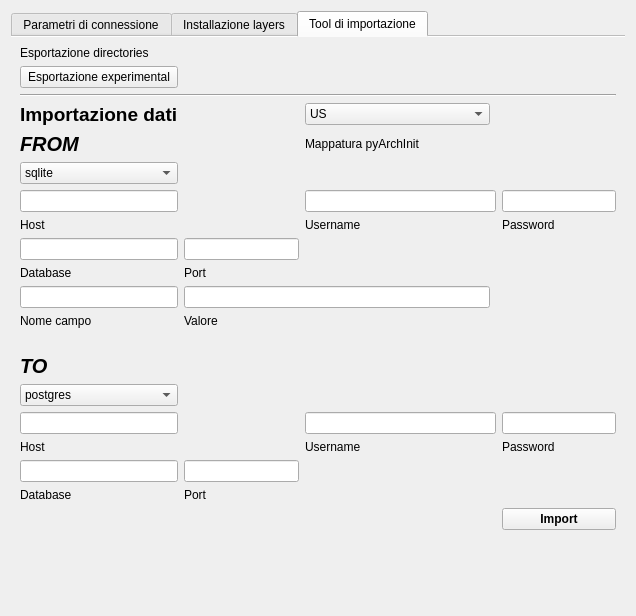
<?xml version="1.0" encoding="UTF-8"?>
<ui version="4.0">
 <class>Dialog_Config</class>
 <widget class="QDialog" name="Dialog_Config">
  <property name="windowModality">
   <enum>Qt::ApplicationModal</enum>
  </property>
  <property name="enabled">
   <bool>true</bool>
  </property>
  <property name="geometry">
   <rect>
    <x>0</x>
    <y>0</y>
    <width>636</width>
    <height>616</height>
   </rect>
  </property>
  <property name="minimumSize">
   <size>
    <width>450</width>
    <height>279</height>
   </size>
  </property>
  <property name="maximumSize">
   <size>
    <width>1000</width>
    <height>1000</height>
   </size>
  </property>
  <property name="cursor">
   <cursorShape>PointingHandCursor</cursorShape>
  </property>
  <property name="mouseTracking">
   <bool>false</bool>
  </property>
  <property name="acceptDrops">
   <bool>false</bool>
  </property>
  <property name="windowTitle">
   <string>Impostazioni del sistema</string>
  </property>
  <property name="windowIcon">
   <iconset resource="resources.qrc">
    <normaloff>:/images/iconConn.png</normaloff>:/images/iconConn.png</iconset>
  </property>
  <property name="autoFillBackground">
   <bool>true</bool>
  </property>
  <property name="sizeGripEnabled">
   <bool>false</bool>
  </property>
  <property name="modal">
   <bool>true</bool>
  </property>
  <layout class="QGridLayout" name="gridLayout_2">
   <item row="0" column="0">
    <widget class="QTabWidget" name="tabWidget">
     <property name="sizePolicy">
      <sizepolicy hsizetype="Expanding" vsizetype="Expanding">
       <horstretch>200</horstretch>
       <verstretch>200</verstretch>
      </sizepolicy>
     </property>
     <property name="inputMethodHints">
      <set>Qt::ImhNone</set>
     </property>
     <property name="tabPosition">
      <enum>QTabWidget::North</enum>
     </property>
     <property name="tabShape">
      <enum>QTabWidget::Rounded</enum>
     </property>
     <property name="currentIndex">
      <number>2</number>
     </property>
     <property name="elideMode">
      <enum>Qt::ElideMiddle</enum>
     </property>
     <property name="documentMode">
      <bool>true</bool>
     </property>
     <property name="tabsClosable">
      <bool>false</bool>
     </property>
     <property name="movable">
      <bool>true</bool>
     </property>
     <property name="resize" stdset="0">
      <string/>
     </property>
     <widget class="QWidget" name="tab">
      <property name="sizePolicy">
       <sizepolicy hsizetype="Preferred" vsizetype="Preferred">
        <horstretch>0</horstretch>
        <verstretch>0</verstretch>
       </sizepolicy>
      </property>
      <attribute name="title">
       <string>Parametri di connessione</string>
      </attribute>
      <layout class="QGridLayout" name="gridLayout">
       <item row="1" column="0">
        <widget class="QLabel" name="label">
         <property name="text">
          <string>Database</string>
         </property>
        </widget>
       </item>
       <item row="1" column="1">
        <widget class="QComboBox" name="comboBox_Database">
         <property name="enabled">
          <bool>true</bool>
         </property>
         <property name="mouseTracking">
          <bool>false</bool>
         </property>
         <property name="contextMenuPolicy">
          <enum>Qt::DefaultContextMenu</enum>
         </property>
         <property name="acceptDrops">
          <bool>false</bool>
         </property>
         <property name="editable">
          <bool>true</bool>
         </property>
         <property name="duplicatesEnabled">
          <bool>false</bool>
         </property>
         <property name="frame">
          <bool>true</bool>
         </property>
         <item>
          <property name="text">
           <string>postgres</string>
          </property>
         </item>
         <item>
          <property name="text">
           <string>sqlite</string>
          </property>
         </item>
        </widget>
       </item>
       <item row="2" column="0">
        <widget class="QLabel" name="label_2">
         <property name="text">
          <string>Host</string>
         </property>
        </widget>
       </item>
       <item row="2" column="1" colspan="2">
        <widget class="QLineEdit" name="lineEdit_Host">
         <property name="text">
          <string>''</string>
         </property>
        </widget>
       </item>
       <item row="3" column="0">
        <widget class="QLabel" name="label_7">
         <property name="text">
          <string>Port</string>
         </property>
        </widget>
       </item>
       <item row="3" column="1" colspan="2">
        <widget class="QLineEdit" name="lineEdit_Port">
         <property name="text">
          <string>''</string>
         </property>
        </widget>
       </item>
       <item row="4" column="0">
        <widget class="QLabel" name="label_3">
         <property name="text">
          <string>DBname</string>
         </property>
        </widget>
       </item>
       <item row="4" column="1" colspan="2">
        <widget class="QLineEdit" name="lineEdit_DBname">
         <property name="text">
          <string>''</string>
         </property>
        </widget>
       </item>
       <item row="5" column="0">
        <widget class="QLabel" name="label_4">
         <property name="text">
          <string>User</string>
         </property>
        </widget>
       </item>
       <item row="5" column="1" colspan="2">
        <widget class="QLineEdit" name="lineEdit_User">
         <property name="text">
          <string>''</string>
         </property>
        </widget>
       </item>
       <item row="6" column="0">
        <widget class="QLabel" name="label_5">
         <property name="text">
          <string>Password</string>
         </property>
        </widget>
       </item>
       <item row="6" column="1" colspan="2">
        <widget class="QLineEdit" name="lineEdit_Password">
         <property name="inputMask">
          <string notr="true"/>
         </property>
         <property name="text">
          <string notr="true">''</string>
         </property>
         <property name="echoMode">
          <enum>QLineEdit::Password</enum>
         </property>
        </widget>
       </item>
       <item row="11" column="1" colspan="2">
        <widget class="QPushButton" name="pushButton_save">
         <property name="focusPolicy">
          <enum>Qt::NoFocus</enum>
         </property>
         <property name="text">
          <string>Salva i parametri</string>
         </property>
         <property name="checkable">
          <bool>false</bool>
         </property>
         <property name="autoDefault">
          <bool>true</bool>
         </property>
        </widget>
       </item>
       <item row="9" column="1" colspan="2">
        <widget class="QLineEdit" name="lineEdit_Logo_path">
         <property name="text">
          <string>''</string>
         </property>
        </widget>
       </item>
       <item row="9" column="0">
        <widget class="QLabel" name="label_16">
         <property name="text">
          <string>Logo path</string>
         </property>
        </widget>
       </item>
       <item row="7" column="1">
        <widget class="QLineEdit" name="lineEdit_Thumb_path">
         <property name="text">
          <string>''</string>
         </property>
        </widget>
       </item>
       <item row="7" column="0">
        <widget class="QLabel" name="label_10">
         <property name="text">
          <string>Thumbnail path</string>
         </property>
        </widget>
       </item>
       <item row="0" column="1">
        <widget class="QComboBox" name="comboBox_experimental">
         <property name="enabled">
          <bool>true</bool>
         </property>
         <property name="maximumSize">
          <size>
           <width>60</width>
           <height>16777215</height>
          </size>
         </property>
         <property name="mouseTracking">
          <bool>false</bool>
         </property>
         <property name="contextMenuPolicy">
          <enum>Qt::DefaultContextMenu</enum>
         </property>
         <property name="acceptDrops">
          <bool>false</bool>
         </property>
         <property name="editable">
          <bool>true</bool>
         </property>
         <property name="duplicatesEnabled">
          <bool>false</bool>
         </property>
         <property name="frame">
          <bool>true</bool>
         </property>
         <item>
          <property name="text">
           <string>Si</string>
          </property>
         </item>
         <item>
          <property name="text">
           <string>No</string>
          </property>
         </item>
        </widget>
       </item>
       <item row="0" column="0">
        <widget class="QLabel" name="label_26">
         <property name="text">
          <string>Experimental</string>
         </property>
        </widget>
       </item>
      </layout>
     </widget>
     <widget class="QWidget" name="tab_2">
      <attribute name="title">
       <string>Installazione layers</string>
      </attribute>
      <layout class="QGridLayout" name="gridLayout_3">
       <item row="0" column="0">
        <widget class="QLabel" name="label_6">
         <property name="text">
          <string>Installa il database</string>
         </property>
        </widget>
       </item>
       <item row="1" column="0">
        <widget class="QLineEdit" name="lineEdit_dbname">
         <property name="inputMethodHints">
          <set>Qt::ImhNone</set>
         </property>
         <property name="text">
          <string>pyarchinit</string>
         </property>
         <property name="dragEnabled">
          <bool>false</bool>
         </property>
         <property name="readOnly">
          <bool>false</bool>
         </property>
        </widget>
       </item>
       <item row="1" column="1">
        <widget class="QLabel" name="label_12">
         <property name="toolTip">
          <string>&lt;html&gt;&lt;head/&gt;&lt;body&gt;&lt;p&gt;&lt;span style=&quot; font-size:10pt;&quot;&gt;Puoi inserire un nome differente da quello presente&lt;/span&gt;&lt;/p&gt;&lt;/body&gt;&lt;/html&gt;</string>
         </property>
         <property name="text">
          <string>inserisci nome db</string>
         </property>
        </widget>
       </item>
       <item row="1" column="2" rowspan="2">
        <widget class="QPushButton" name="pushButton_crea_database">
         <property name="enabled">
          <bool>true</bool>
         </property>
         <property name="text">
          <string>Installa</string>
         </property>
        </widget>
       </item>
       <item row="2" column="0">
        <widget class="QLineEdit" name="lineEdit_template_postgis">
         <property name="text">
          <string>template_postgis_20</string>
         </property>
        </widget>
       </item>
       <item row="2" column="1">
        <widget class="QLabel" name="label_13">
         <property name="toolTip">
          <string>&lt;html&gt;&lt;head/&gt;&lt;body&gt;&lt;p&gt;qui devi inserire il nome del template che vuoi usare. Ricorda di usare il template specifico a seconda di quale postgis usi&lt;/p&gt;&lt;/body&gt;&lt;/html&gt;</string>
         </property>
         <property name="text">
          <string>inserisci nome template</string>
         </property>
        </widget>
       </item>
       <item row="3" column="0">
        <widget class="QLineEdit" name="lineEdit_port_db">
         <property name="text">
          <string>5432</string>
         </property>
        </widget>
       </item>
       <item row="3" column="1">
        <widget class="QLabel" name="label_15">
         <property name="toolTip">
          <string>&lt;html&gt;&lt;head/&gt;&lt;body&gt;&lt;p&gt;&lt;span style=&quot; font-size:10pt;&quot;&gt;puoi inserire il numero di porta differente&lt;/span&gt;&lt;/p&gt;&lt;/body&gt;&lt;/html&gt;</string>
         </property>
         <property name="text">
          <string>inserisci numero porta</string>
         </property>
        </widget>
       </item>
       <item row="4" column="0">
        <widget class="QProgressBar" name="pyarchinit_progressBar_db">
         <property name="value">
          <number>1</number>
         </property>
         <property name="alignment">
          <set>Qt::AlignCenter</set>
         </property>
         <property name="orientation">
          <enum>Qt::Horizontal</enum>
         </property>
         <property name="invertedAppearance">
          <bool>false</bool>
         </property>
         <property name="textDirection">
          <enum>QProgressBar::BottomToTop</enum>
         </property>
        </widget>
       </item>
       <item row="4" column="2" rowspan="2">
        <widget class="QPushButton" name="pushButton_crea_layer">
         <property name="enabled">
          <bool>true</bool>
         </property>
         <property name="text">
          <string>Installa</string>
         </property>
        </widget>
       </item>
       <item row="5" column="0" colspan="2">
        <widget class="QLabel" name="label_8">
         <property name="text">
          <string>Installa il db geografico su Postgres per postgis 1.5</string>
         </property>
        </widget>
       </item>
       <item row="6" column="0">
        <widget class="QProgressBar" name="pyarchinit_progressBar_template">
         <property name="value">
          <number>1</number>
         </property>
         <property name="alignment">
          <set>Qt::AlignCenter</set>
         </property>
         <property name="orientation">
          <enum>Qt::Horizontal</enum>
         </property>
         <property name="invertedAppearance">
          <bool>false</bool>
         </property>
         <property name="textDirection">
          <enum>QProgressBar::BottomToTop</enum>
         </property>
        </widget>
       </item>
       <item row="6" column="1">
        <widget class="QLabel" name="label_14">
         <property name="text">
          <string>&lt;html&gt;&lt;head/&gt;&lt;body&gt;&lt;p align=&quot;center&quot;&gt;&lt;span style=&quot; font-size:10pt; font-weight:600;&quot;&gt;OPPURE&lt;/span&gt;&lt;/p&gt;&lt;/body&gt;&lt;/html&gt;</string>
         </property>
        </widget>
       </item>
       <item row="7" column="0" colspan="2">
        <widget class="QLabel" name="label_9">
         <property name="text">
          <string>Installa il db geografico su Postgres per postgis 2.x</string>
         </property>
        </widget>
       </item>
       <item row="7" column="2">
        <widget class="QPushButton" name="pushButton_crea_layer_2">
         <property name="enabled">
          <bool>true</bool>
         </property>
         <property name="text">
          <string>Installa</string>
         </property>
        </widget>
       </item>
       <item row="8" column="1">
        <spacer name="verticalSpacer_2">
         <property name="orientation">
          <enum>Qt::Vertical</enum>
         </property>
         <property name="sizeHint" stdset="0">
          <size>
           <width>20</width>
           <height>259</height>
          </size>
         </property>
        </spacer>
       </item>
      </layout>
     </widget>
     <widget class="QWidget" name="tab_3">
      <attribute name="title">
       <string>Tool di importazione</string>
      </attribute>
      <layout class="QGridLayout" name="gridLayout_6">
       <item row="5" column="3">
        <widget class="QComboBox" name="comboBox_mapper_read">
         <item>
          <property name="text">
           <string>US</string>
          </property>
         </item>
         <item>
          <property name="text">
           <string>UT</string>
          </property>
         </item>
         <item>
          <property name="text">
           <string>SITE</string>
          </property>
         </item>
         <item>
          <property name="text">
           <string>PERIODIZZAZIONE</string>
          </property>
         </item>
         <item>
          <property name="text">
           <string>INVENTARIO_MATERIALI</string>
          </property>
         </item>
         <item>
          <property name="text">
           <string>STRUTTURA</string>
          </property>
         </item>
         <item>
          <property name="text">
           <string>TAFONOMIA</string>
          </property>
         </item>
         <item>
          <property name="text">
           <string>PYARCHINIT_THESAURUS</string>
          </property>
         </item>
         <item>
          <property name="text">
           <string>SCHEDAIND</string>
          </property>
         </item>
         <item>
          <property name="text">
           <string>DETSESSO</string>
          </property>
         </item>
         <item>
          <property name="text">
           <string>DETETA</string>
          </property>
         </item>
         <item>
          <property name="text">
           <string>ARCHEOZOOLOGY</string>
          </property>
         </item>
         <item>
          <property name="text">
           <string>CAMPIONI</string>
          </property>
         </item>
         <item>
          <property name="text">
           <string>DOCUMENTAZIONE</string>
          </property>
         </item>
        </widget>
       </item>
       <item row="0" column="1">
        <widget class="QLabel" name="label_11">
         <property name="text">
          <string>Esportazione directories</string>
         </property>
        </widget>
       </item>
       <item row="8" column="5">
        <widget class="QLineEdit" name="lineEdit_pass_rd"/>
       </item>
       <item row="2" column="1">
        <widget class="QPushButton" name="pushButton_exp_directories">
         <property name="text">
          <string>Esportazione experimental</string>
         </property>
        </widget>
       </item>
       <item row="7" column="1">
        <widget class="QComboBox" name="comboBox_server_rd">
         <item>
          <property name="text">
           <string>sqlite</string>
          </property>
         </item>
         <item>
          <property name="text">
           <string>postgres</string>
          </property>
         </item>
        </widget>
       </item>
       <item row="3" column="1" colspan="5">
        <widget class="Line" name="line">
         <property name="orientation">
          <enum>Qt::Horizontal</enum>
         </property>
        </widget>
       </item>
       <item row="8" column="3" colspan="2">
        <widget class="QLineEdit" name="lineEdit_username_rd"/>
       </item>
       <item row="10" column="3">
        <widget class="QLabel" name="label_18">
         <property name="text">
          <string>Username</string>
         </property>
        </widget>
       </item>
       <item row="22" column="5">
        <widget class="QLabel" name="label_22">
         <property name="text">
          <string/>
         </property>
        </widget>
       </item>
       <item row="10" column="1">
        <widget class="QLabel" name="label_17">
         <property name="text">
          <string>Host</string>
         </property>
        </widget>
       </item>
       <item row="10" column="5">
        <widget class="QLabel" name="label_19">
         <property name="text">
          <string>Password</string>
         </property>
        </widget>
       </item>
       <item row="32" column="1">
        <widget class="QLabel" name="label_27">
         <property name="text">
          <string>Host</string>
         </property>
        </widget>
       </item>
       <item row="31" column="1">
        <widget class="QLineEdit" name="lineEdit_host_wt"/>
       </item>
       <item row="31" column="3" colspan="2">
        <widget class="QLineEdit" name="lineEdit_username_wt"/>
       </item>
       <item row="31" column="5">
        <widget class="QLineEdit" name="lineEdit_pass_wt"/>
       </item>
       <item row="33" column="1">
        <widget class="QLineEdit" name="lineEdit_database_wt"/>
       </item>
       <item row="32" column="5">
        <widget class="QLabel" name="label_29">
         <property name="text">
          <string>Password</string>
         </property>
        </widget>
       </item>
       <item row="32" column="3">
        <widget class="QLabel" name="label_28">
         <property name="text">
          <string>Username</string>
         </property>
        </widget>
       </item>
       <item row="34" column="1">
        <widget class="QLabel" name="label_24">
         <property name="text">
          <string>Database</string>
         </property>
        </widget>
       </item>
       <item row="36" column="1">
        <spacer name="verticalSpacer">
         <property name="orientation">
          <enum>Qt::Vertical</enum>
         </property>
         <property name="sizeHint" stdset="0">
          <size>
           <width>20</width>
           <height>68</height>
          </size>
         </property>
        </spacer>
       </item>
       <item row="6" column="1">
        <widget class="QLabel" name="label_60">
         <property name="font">
          <font>
           <pointsize>15</pointsize>
           <weight>75</weight>
           <italic>true</italic>
           <bold>true</bold>
          </font>
         </property>
         <property name="text">
          <string>FROM</string>
         </property>
        </widget>
       </item>
       <item row="28" column="1">
        <widget class="QLabel" name="label_61">
         <property name="font">
          <font>
           <pointsize>15</pointsize>
           <weight>75</weight>
           <italic>true</italic>
           <bold>true</bold>
          </font>
         </property>
         <property name="text">
          <string>TO</string>
         </property>
        </widget>
       </item>
       <item row="8" column="1">
        <widget class="QLineEdit" name="lineEdit_host_rd"/>
       </item>
       <item row="12" column="1">
        <widget class="QLineEdit" name="lineEdit_database_rd"/>
       </item>
       <item row="5" column="1">
        <widget class="QLabel" name="label_59">
         <property name="font">
          <font>
           <pointsize>14</pointsize>
           <weight>75</weight>
           <bold>true</bold>
          </font>
         </property>
         <property name="text">
          <string>Importazione dati</string>
         </property>
        </widget>
       </item>
       <item row="18" column="1">
        <widget class="QLabel" name="label_62">
         <property name="text">
          <string>Nome campo</string>
         </property>
        </widget>
       </item>
       <item row="12" column="2">
        <widget class="QLineEdit" name="lineEdit_port_rd"/>
       </item>
       <item row="13" column="1">
        <widget class="QLabel" name="label_20">
         <property name="text">
          <string>Database</string>
         </property>
        </widget>
       </item>
       <item row="35" column="5">
        <widget class="QPushButton" name="pushButton_import">
         <property name="font">
          <font>
           <pointsize>9</pointsize>
           <weight>75</weight>
           <bold>true</bold>
          </font>
         </property>
         <property name="text">
          <string>Import</string>
         </property>
        </widget>
       </item>
       <item row="15" column="2" colspan="2">
        <widget class="QLineEdit" name="lineEdit_value_rd"/>
       </item>
       <item row="13" column="2">
        <widget class="QLabel" name="label_25">
         <property name="text">
          <string>Port</string>
         </property>
        </widget>
       </item>
       <item row="15" column="1">
        <widget class="QLineEdit" name="lineEdit_field_rd"/>
       </item>
       <item row="18" column="2">
        <widget class="QLabel" name="label_23">
         <property name="text">
          <string>Valore</string>
         </property>
        </widget>
       </item>
       <item row="33" column="2">
        <widget class="QLineEdit" name="lineEdit_port_wt"/>
       </item>
       <item row="6" column="3">
        <widget class="QLabel" name="label_21">
         <property name="text">
          <string>Mappatura pyArchInit</string>
         </property>
        </widget>
       </item>
       <item row="34" column="2">
        <widget class="QLabel" name="label_57">
         <property name="text">
          <string>Port</string>
         </property>
        </widget>
       </item>
       <item row="29" column="1">
        <widget class="QComboBox" name="comboBox_server_wt">
         <property name="minimumSize">
          <size>
           <width>20</width>
           <height>0</height>
          </size>
         </property>
         <item>
          <property name="text">
           <string>postgres</string>
          </property>
         </item>
         <item>
          <property name="text">
           <string>sqlite</string>
          </property>
         </item>
        </widget>
       </item>
      </layout>
     </widget>
    </widget>
   </item>
  </layout>
 </widget>
 <tabstops>
  <tabstop>comboBox_Database</tabstop>
  <tabstop>lineEdit_Host</tabstop>
  <tabstop>lineEdit_Port</tabstop>
  <tabstop>lineEdit_DBname</tabstop>
  <tabstop>lineEdit_User</tabstop>
  <tabstop>lineEdit_Password</tabstop>
 </tabstops>
 <resources>
  <include location="resources.qrc"/>
 </resources>
 <connections/>
</ui>
